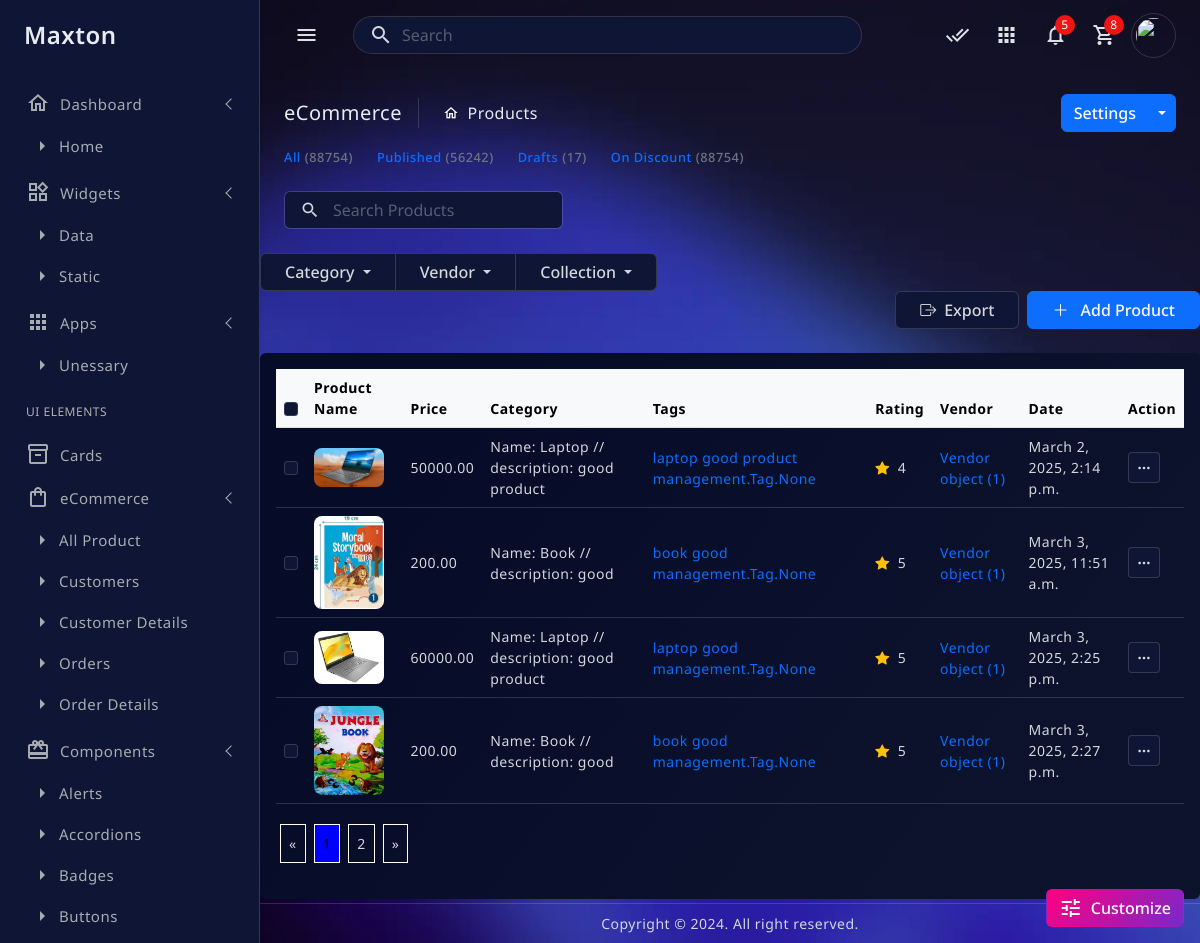
Screenshot of /management/products/ with the database file from the repository.
### management/models.py (models this page shows, shortened)
class Product(models.Model):
    category = models.ForeignKey(Category, on_delete=models.CASCADE)
    product_name = models.CharField(max_length=100)
    description = models.TextField()
    price = models.DecimalField(max_digits=10,decimal_places=2)
    product_image = models.ImageField(upload_to='product_image/')
    tags = models.ManyToManyField(Tag, blank=True, null=True)
    rating = models.PositiveIntegerField(choices=[(i, i) for i in range(1, 6)])
    vendor = models.ForeignKey(Vendor, on_delete=models.PROTECT, null=True, blank=True)
    date = models.DateTimeField(auto_now_add=True)
    created_at = models.DateTimeField(auto_now_add=True)

class Category(models.Model):
     product_tittle=models.CharField(max_length=100)
     product_description=models.TextField()
     created_at=models.DateTimeField(auto_created=True)
     def __str__(self):
        return f"Name: {self.product_tittle}  //  description: {self.product_description}"

class Vendor(models.Model):
    name = models.CharField(max_length=100, unique=True)
    contact_info = models.TextField(blank=True, null=True)

### management/views.py (the view)
# urls.py: path('products/',products,name='products'),
def products(request):
    search_query = request.GET.get('search_query', '')
    all_products = Product.objects.filter(product_name__icontains=search_query,)
    paginator = Paginator(all_products, 4)  # Paginate with 2 items per page
    page = request.GET.get('page', 1)  # Get page number from request
    try:
        all_products = paginator.page(page)  # ✅ Correct usage
    except PageNotAnInteger:
        all_products = paginator.page(1)  # ✅ Correct usage
    except EmptyPage:
        all_products = paginator.page(paginator.num_pages)  # ✅ Correct usage
    context = {
        'search_query': search_query,
        'all_products': all_products,
    }
    request_type = request.GET.get('request_type')
    if request_type == 'htmx':
        return render(request, 'management/products/htmx/product_user_table.html', context)
    return render(request, 'management/products/product_list.html', context)

### management/templates/management/products/product_list.html (shortened to what this page needs)
{% extends 'management/base.html' %}
{% load static %}
{% block content %}
<main class="main-wrapper">
  <div class="main-content">
    <div class="page-breadcrumb d-none d-sm-flex align-items-center mb-3">
      <div class="breadcrumb-title pe-3">eCommerce</div>
      <div class="ps-3">
        <nav aria-label="breadcrumb">
          <ol class="breadcrumb mb-0 p-0">
            <li class="breadcrumb-item active" aria-current="page">Products</li>
          </ol>
        </nav>
      </div>
      <div class="ms-auto">
        <div class="btn-group">
          <button type="button" class="btn btn-primary">Settings</button>
          <button type="button" class="btn btn-primary split-bg-primary dropdown-toggle dropdown-toggle-split"
            data-bs-toggle="dropdown"> <span class="visually-hidden">Toggle Dropdown</span>
          </button>
        </div>
      </div>
    </div>
    <div class="product-count d-flex align-items-center gap-3 gap-lg-4 mb-4 fw-medium flex-wrap font-text1">
      <a href="javascript:;"><span class="me-1">All</span><span class="text-secondary">(88754)</span></a>
      <a href="javascript:;"><span class="me-1">Published</span><span class="text-secondary">(56242)</span></a>
      <a href="javascript:;"><span class="me-1">Drafts</span><span class="text-secondary">(17)</span></a>
      <a href="javascript:;"><span class="me-1">On Discount</span><span class="text-secondary">(88754)</span></a>
    </div>
    <div class="row g-3">
      <div class="col-auto">
        <form >
          <div class="position-relative">
            <input class="form-control px-5" hx-get="{% url 'products' %}?request_type=htmx&type={{request.GET.type}}" hx-target="#product_user_table" hx-trigger="keyup changed delay:500ms" type="text" name="search_query" value="{{ request.GET.search_query }}" placeholder="Search Products">
            <span class="material-icons-outlined position-absolute ms-3 translate-middle-y start-0 top-50 fs-5">search</span>
          </div>
        </form>
      </div>
    </div>
      </div>
      <div class="col-auto flex-grow-1 overflow-auto">
        <div class="btn-group position-static">
          <div class="btn-group position-static">
            <button type="button" class="btn btn-filter dropdown-toggle px-4" data-bs-toggle="dropdown"
              aria-expanded="false">
              Category
            </button>
          </div>
          <div class="btn-group position-static">
            <button type="button" class="btn btn-filter dropdown-toggle px-4" data-bs-toggle="dropdown"
              aria-expanded="false">
              Vendor
            </button>
          </div>
          <div class="btn-group position-static">
            <button type="button" class="btn btn-filter dropdown-toggle px-4" data-bs-toggle="dropdown"
              aria-expanded="false">
              Collection
            </button>
          </div>
        </div>
      </div>
      <div class="col-auto">
        <div class="d-flex align-items-center gap-2 justify-content-lg-end">
          <button class="btn btn-filter px-4"><i class="bi bi-box-arrow-right me-2"></i>Export</button>
          <button class="btn btn-primary px-4"><i class="bi bi-plus-lg me-2"></i> <a style="color: rgb(248, 248, 248);"
              href="http://127.0.0.1:8000/management/add_product/">Add Produc</a>t</button>
        </div>
      </div>
    <div class="card mt-4">
      <div class="card-body">
        <div class="product-table">
          <div class="table-responsive white-space-nowrap" id="product_user_table">
            {% include 'management/products/htmx/product_user_table.html' %}
          </div>
        </div>
      </div>
    </div>
</main>
{% endblock %}

### management/templates/management/products/htmx/product_user_table.html (shortened to what this page needs)
{% load static %}
 <table class="table align-middle" id="product_user_table" >
    <thead class="table-light">
      <tr>
        <th>
          <input class="form-check-input" type="checkbox">
        </th>
        <th>Product Name</th>
        <th>Price</th>
        <th>Category</th>
        <th>Tags</th>
        <th>Rating</th>
        <th>Vendor</th>
        <th>Date</th>
        <th>Action</th>
      </tr>
    </thead>
    <tbody>
      {% for pro in all_products %}
      <tr>
        <td>
          <input class="form-check-input" type="checkbox">
        </td>
        <td>
          <div class="d-flex align-items-center gap-3">
            <div class="product-box">
              {% if pro.product_image %}
              <img src="{{pro.product_image.url}}" width="70" class="rounded-3"
                alt="">
              {% endif %}
            </div>
        </td>
        <td>{{pro.price}}</td>
        <td>{{pro.category}}</td>
        <td>
          <div class="product-tags">
            <a href="javascript:;" class="btn-tags">{{pro.product_name}}</a>
            <a href="javascript:;" class="btn-tags">{{pro.description}}</a>
            <a href="javascript:;" class="btn-tags">{{pro.tags}}</a>
          </div>
        </td>
        <td>
          <div class="product-rating">
            <i class="bi bi-star-fill text-warning me-2"></i><span>{{pro.rating}}</span>
          </div>
        </td>
        <td>
          <a href="javascript:;">{{pro.vendor}}</a>
        </td>
        <td>
          {{pro.created_at}}
        </td>
        <td>
          <div class="dropdown">
            <button class="btn btn-sm btn-filter dropdown-toggle dropdown-toggle-nocaret" type="button"
              data-bs-toggle="dropdown">
              <i class="bi bi-three-dots"></i>
            </button>
          </div>
        </td>
      </tr>
      {% endfor %}
    </tbody>
  </table>
  {% if all_products.has_other_pages %}
      <ul class="pagination">
          {% if all_products.has_previous %}
              <li><a hx-get="?page={{ all_products.previous_page_number }}&type={{request.GET.type}}&request_type=htmx" hx-target="#product_user_table">&laquo;</a></li>
          {% else %}
              <li class="disabled"><span>&laquo;</span></li>
          {% endif %}
          {% for i in all_products.paginator.page_range %}
              {% if all_products.number == i %}
              <li class="active-pagination"><span>{{ i }} </span></li>
              {% else %}
              <li><a hx-get="?page={{ i }}&type={{request.GET.type}}&request_type=htmx" hx-target="#product_user_table">{{ i }}</a></li>
              {% endif %}
          {% endfor %}
          {% if all_products.has_next %}
              <li><a hx-get="?page={{ all_products.next_page_number }}&type={{request.GET.type}}&request_type=htmx" hx-target="#product_user_table">&raquo;</a></li>
          {% else %}
              <li class="disabled"><span>&raquo;</span></li>
          {% endif %}
      </ul>
  {% endif %}

### rows the page displays
Product: product_image (picture), price "50000.00", category "Name: Laptop // description: good product", product_name "laptop", description "good product", tags "management.Tag.None", rating "4", vendor "Vendor object (1)", created_at "March 2, 2025, 2:14 p.m."
Product: product_image (picture), price "200.00", category "Name: Book // description: good", product_name "book", description "good", tags "management.Tag.None", rating "5", vendor "Vendor object (1)", created_at "March 3, 2025, 11:51 a.m."
Product: product_image (picture), price "60000.00", category "Name: Laptop // description: good product", product_name "laptop", description "good", tags "management.Tag.None", rating "5", vendor "Vendor object (1)", created_at "March 3, 2025, 2:25 p.m."
Product: product_image (picture), price "200.00", category "Name: Book // description: good", product_name "book", description "good", tags "management.Tag.None", rating "5", vendor "Vendor object (1)", created_at "March 3, 2025, 2:27 p.m."

### other values shown
{{ i }} "1"
{{ i }} "2"
